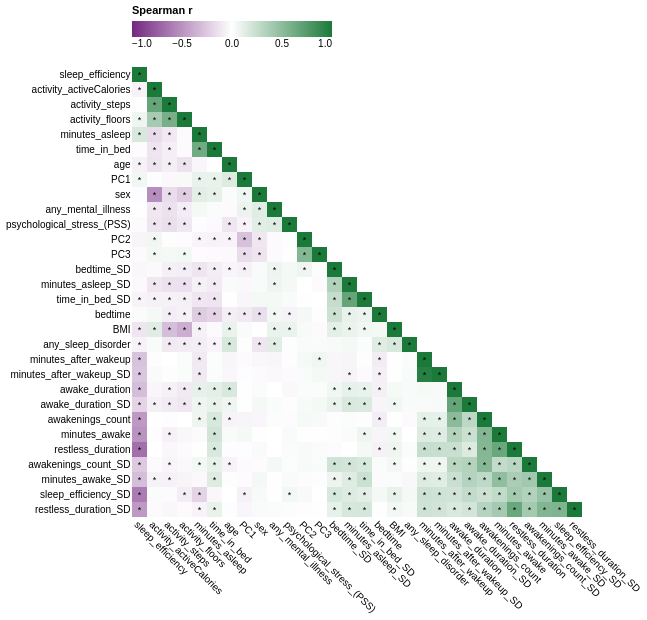

The code cell stored with this chart in its notebook:
### Code cell
import altair as alt

cell_step = 15
font_size = 9

color_scale = alt.Scale(domain=[-1, 1], range=["#742881", "transparent", "#1B7939"])

feature_order = list(dict.fromkeys(corr_p_long["x"]))

base = (
    alt.Chart(corr_p_long)
    .transform_calculate(
        x_idx=f"indexof({feature_order}, datum.x)",
        y_idx=f"indexof({feature_order}, datum.y)"
    )
    # ✅ keep LOWER triangle (mask upper)
    .transform_filter("datum.y_idx >= datum.x_idx")
    .encode(
        x=alt.X("x:O", sort=feature_order, title=None,
                axis=alt.Axis(labelAngle=45, labelPadding=2, tickSize=0, domain=False)),
        y=alt.Y("y:O", sort=feature_order, title=None,
                axis=alt.Axis(labelPadding=2, tickSize=0, domain=False)),
        color=alt.Color("correlation:Q", scale=color_scale,
                        legend=alt.Legend(title="Spearman r", orient='top')),
        tooltip=["x", "y", "correlation", "p_value"],
    )
    .properties(
        width={"step": cell_step},
        height={"step": cell_step},
        title=""
    )
)

heat = base.mark_rect()
txt = base.mark_text(fontSize=font_size).encode(text="p_val_mark:N", color=alt.value("black"))

(heat + txt).configure_view(stroke=None)

### Figure 1 — Vega-Lite specification as saved in the notebook (floating-point values rounded to 4 significant figures; data arrays with more than 128 entries replaced by an {"elided": "..."} marker saying what was removed)
{"config": {"view": {"continuousWidth": 300, "continuousHeight": 300, "stroke": null}}, "layer": [{"mark": {"type": "rect"}, "encoding": {"color": {"field": "correlation", "legend": {"orient": "top", "title": "Spearman r"}, "scale": {"domain": [-1, 1], "range": ["#742881", "transparent", "#1B7939"]}, "type": "quantitative"}, "tooltip": [{"field": "x", "type": "nominal"}, {"field": "y", "type": "nominal"}, {"field": "correlation", "type": "quantitative"}, {"field": "p_value", "type": "quantitative"}], "x": {"axis": {"domain": false, "labelAngle": 45, "labelPadding": 2, "tickSize": 0}, "field": "x", "sort": ["sleep_efficiency", "activity_activeCalories", "activity_steps", "activity_floors", "minutes_asleep", "time_in_bed", "age", "PC1", "sex", "any_mental_illness", "psychological_stress_(PSS)", "PC2", "PC3", "bedtime_SD", "minutes_asleep_SD", "time_in_bed_SD", "bedtime", "BMI", "any_sleep_disorder", "minutes_after_wakeup", "minutes_after_wakeup_SD", "awake_duration", "awake_duration_SD", "awakenings_count", "minutes_awake", "restless_duration", "awakenings_count_SD", "minutes_awake_SD", "sleep_efficiency_SD", "restless_duration_SD"], "title": null, "type": "ordinal"}, "y": {"axis": {"domain": false, "labelPadding": 2, "tickSize": 0}, "field": "y", "sort": ["sleep_efficiency", "activity_activeCalories", "activity_steps", "activity_floors", "minutes_asleep", "time_in_bed", "age", "PC1", "sex", "any_mental_illness", "psychological_stress_(PSS)", "PC2", "PC3", "bedtime_SD", "minutes_asleep_SD", "time_in_bed_SD", "bedtime", "BMI", "any_sleep_disorder", "minutes_after_wakeup", "minutes_after_wakeup_SD", "awake_duration", "awake_duration_SD", "awakenings_count", "minutes_awake", "restless_duration", "awakenings_count_SD", "minutes_awake_SD", "sleep_efficiency_SD", "restless_duration_SD"], "title": null, "type": "ordinal"}}, "title": "", "transform": [{"calculate": "indexof(['sleep_efficiency', 'activity_activeCalories', 'activity_steps', 'activity_floors', 'minutes_asleep', 'time_in_bed', 'age', 'PC1', 'sex', 'any_mental_illness', 'psychological_stress_(PSS)', 'PC2', 'PC3', 'bedtime_SD', 'minutes_asleep_SD', 'time_in_bed_SD', 'bedtime', 'BMI', 'any_sleep_disorder', 'minutes_after_wakeup', 'minutes_after_wakeup_SD', 'awake_duration', 'awake_duration_SD', 'awakenings_count', 'minutes_awake', 'restless_duration', 'awakenings_count_SD', 'minutes_awake_SD', 'sleep_efficiency_SD', 'restless_duration_SD'], datum.x)", "as": "x_idx"}, {"calculate": "indexof(['sleep_efficiency', 'activity_activeCalories', 'activity_steps', 'activity_floors', 'minutes_asleep', 'time_in_bed', 'age', 'PC1', 'sex', 'any_mental_illness', 'psychological_stress_(PSS)', 'PC2', 'PC3', 'bedtime_SD', 'minutes_asleep_SD', 'time_in_bed_SD', 'bedtime', 'BMI', 'any_sleep_disorder', 'minutes_after_wakeup', 'minutes_after_wakeup_SD', 'awake_duration', 'awake_duration_SD', 'awakenings_count', 'minutes_awake', 'restless_duration', 'awakenings_count_SD', 'minutes_awake_SD', 'sleep_efficiency_SD', 'restless_duration_SD'], datum.y)", "as": "y_idx"}, {"filter": "datum.y_idx >= datum.x_idx"}]}, {"mark": {"type": "text", "fontSize": 9}, "encoding": {"color": {"value": "black"}, "text": {"field": "p_val_mark", "type": "nominal"}, "tooltip": [{"field": "x", "type": "nominal"}, {"field": "y", "type": "nominal"}, {"field": "correlation", "type": "quantitative"}, {"field": "p_value", "type": "quantitative"}], "x": {"axis": {"domain": false, "labelAngle": 45, "labelPadding": 2, "tickSize": 0}, "field": "x", "sort": ["sleep_efficiency", "activity_activeCalories", "activity_steps", "activity_floors", "minutes_asleep", "time_in_bed", "age", "PC1", "sex", "any_mental_illness", "psychological_stress_(PSS)", "PC2", "PC3", "bedtime_SD", "minutes_asleep_SD", "time_in_bed_SD", "bedtime", "BMI", "any_sleep_disorder", "minutes_after_wakeup", "minutes_after_wakeup_SD", "awake_duration", "awake_duration_SD", "awakenings_count", "minutes_awake", "restless_duration", "awakenings_count_SD", "minutes_awake_SD", "sleep_efficiency_SD", "restless_duration_SD"], "title": null, "type": "ordinal"}, "y": {"axis": {"domain": false, "labelPadding": 2, "tickSize": 0}, "field": "y", "sort": ["sleep_efficiency", "activity_activeCalories", "activity_steps", "activity_floors", "minutes_asleep", "time_in_bed", "age", "PC1", "sex", "any_mental_illness", "psychological_stress_(PSS)", "PC2", "PC3", "bedtime_SD", "minutes_asleep_SD", "time_in_bed_SD", "bedtime", "BMI", "any_sleep_disorder", "minutes_after_wakeup", "minutes_after_wakeup_SD", "awake_duration", "awake_duration_SD", "awakenings_count", "minutes_awake", "restless_duration", "awakenings_count_SD", "minutes_awake_SD", "sleep_efficiency_SD", "restless_duration_SD"], "title": null, "type": "ordinal"}}, "title": "", "transform": [{"calculate": "indexof(['sleep_efficiency', 'activity_activeCalories', 'activity_steps', 'activity_floors', 'minutes_asleep', 'time_in_bed', 'age', 'PC1', 'sex', 'any_mental_illness', 'psychological_stress_(PSS)', 'PC2', 'PC3', 'bedtime_SD', 'minutes_asleep_SD', 'time_in_bed_SD', 'bedtime', 'BMI', 'any_sleep_disorder', 'minutes_after_wakeup', 'minutes_after_wakeup_SD', 'awake_duration', 'awake_duration_SD', 'awakenings_count', 'minutes_awake', 'restless_duration', 'awakenings_count_SD', 'minutes_awake_SD', 'sleep_efficiency_SD', 'restless_duration_SD'], datum.x)", "as": "x_idx"}, {"calculate": "indexof(['sleep_efficiency', 'activity_activeCalories', 'activity_steps', 'activity_floors', 'minutes_asleep', 'time_in_bed', 'age', 'PC1', 'sex', 'any_mental_illness', 'psychological_stress_(PSS)', 'PC2', 'PC3', 'bedtime_SD', 'minutes_asleep_SD', 'time_in_bed_SD', 'bedtime', 'BMI', 'any_sleep_disorder', 'minutes_after_wakeup', 'minutes_after_wakeup_SD', 'awake_duration', 'awake_duration_SD', 'awakenings_count', 'minutes_awake', 'restless_duration', 'awakenings_count_SD', 'minutes_awake_SD', 'sleep_efficiency_SD', 'restless_duration_SD'], datum.y)", "as": "y_idx"}, {"filter": "datum.y_idx >= datum.x_idx"}]}], "data": {"name": "data-3a068cbf18d3a5dc45c90925dc20ae29"}, "height": {"step": 15}, "width": {"step": 15}, "$schema": "https://vega.github.io/schema/vega-lite/v5.8.0.json", "datasets": {"data-3a068cbf18d3a5dc45c90925dc20ae29": {"elided": "900 records"}}}
